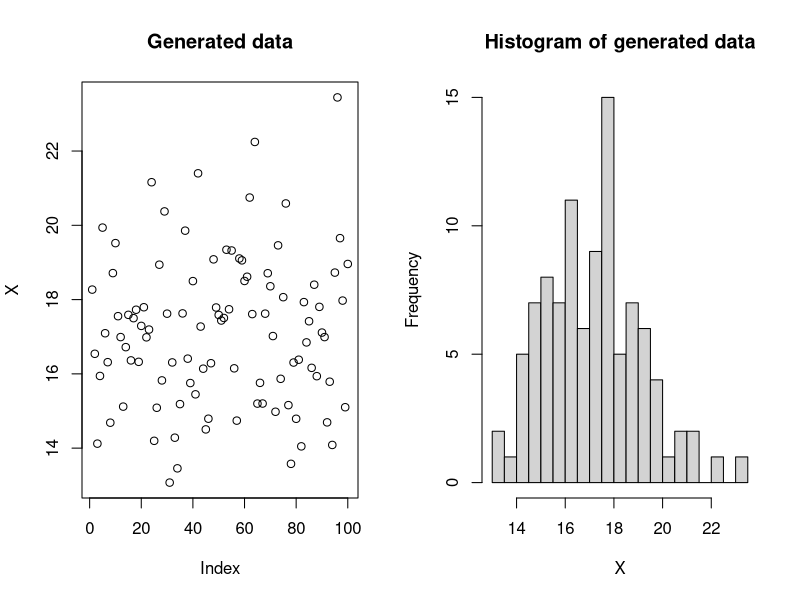

The R source for this figure:
# exercise 4.1.1

# Number of samples
N = 100; 

# Mean
mu = 17;       

# Standard deviation
s = 2;  

# Number of bins in histogram
NBins = 20;

# Generate samples from the Normal distribution
X = rnorm(N, mean=mu, sd=s);

# Plot a histogram

par(mfrow=c(1,2))
plot(X, main="Generated data");
hist(X, breaks= NBins, main="Histogram of generated data");
